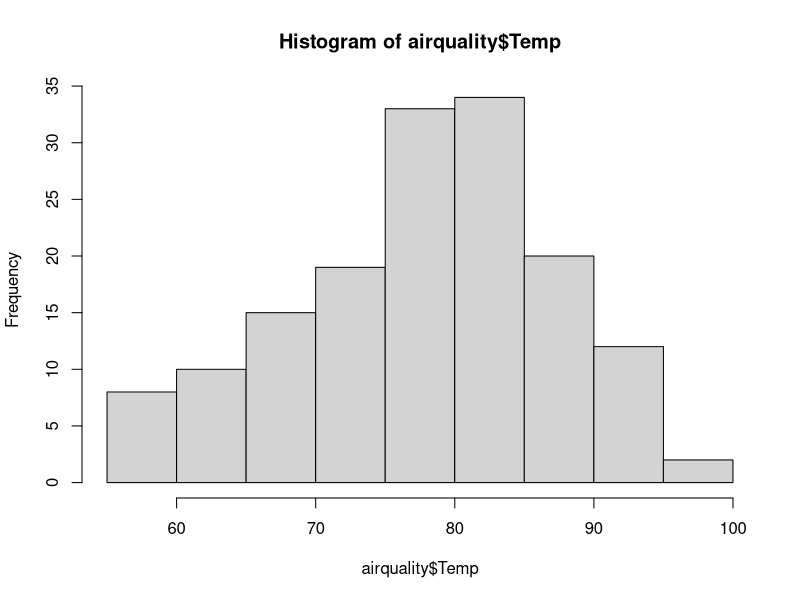
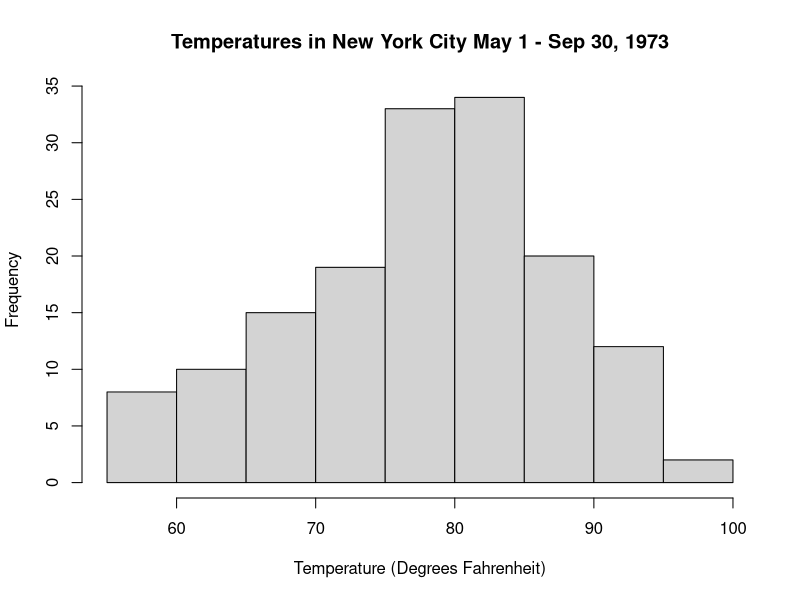
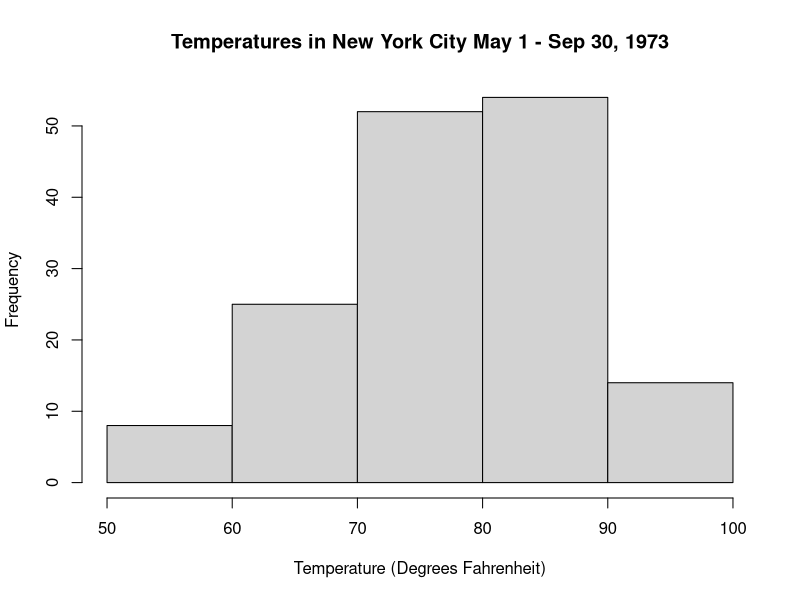
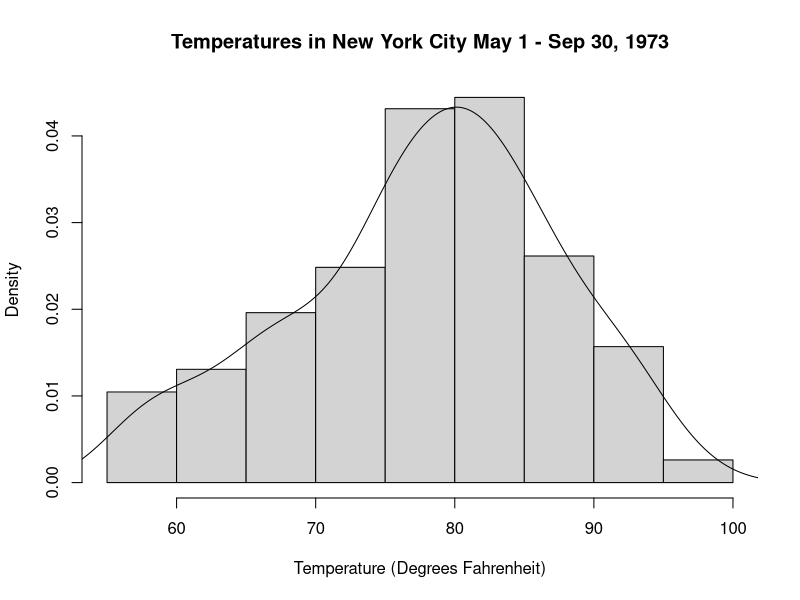
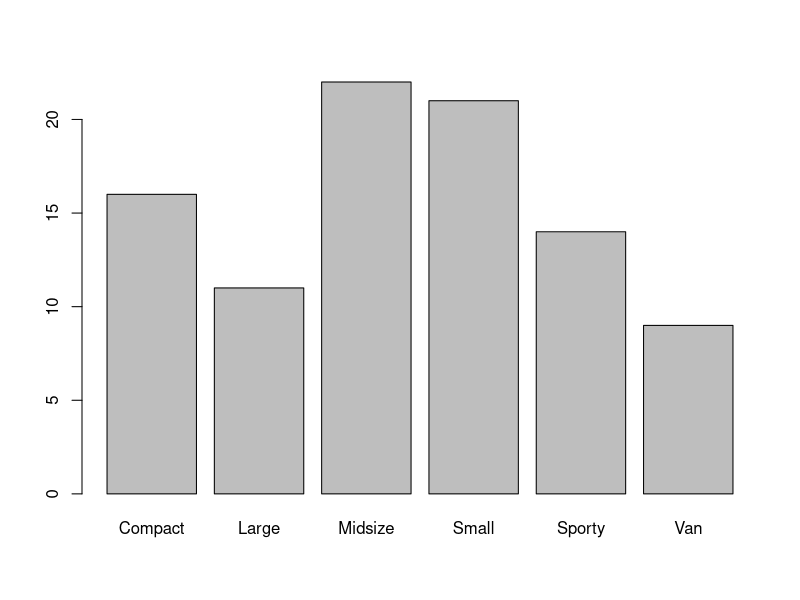
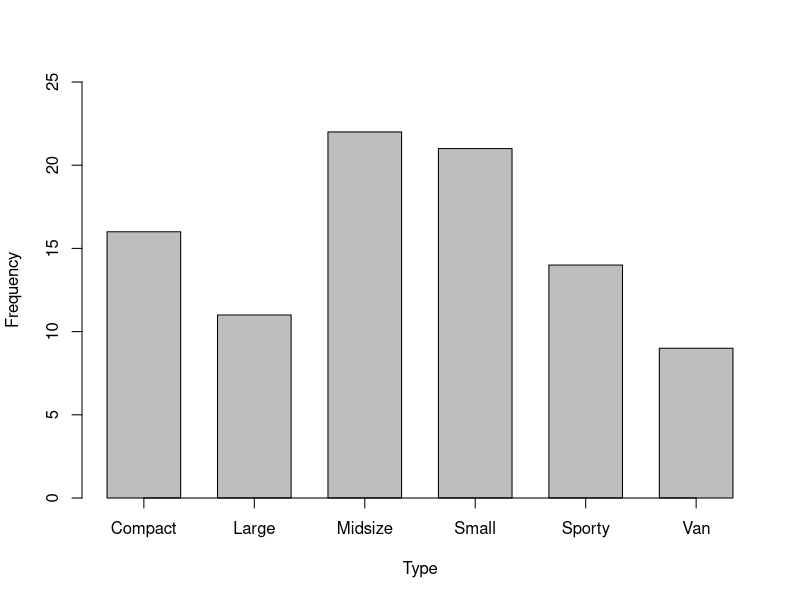
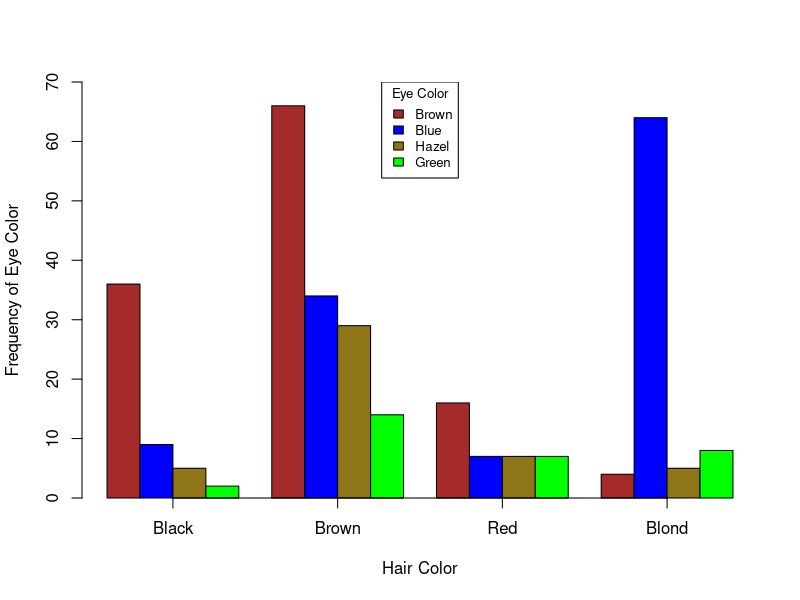
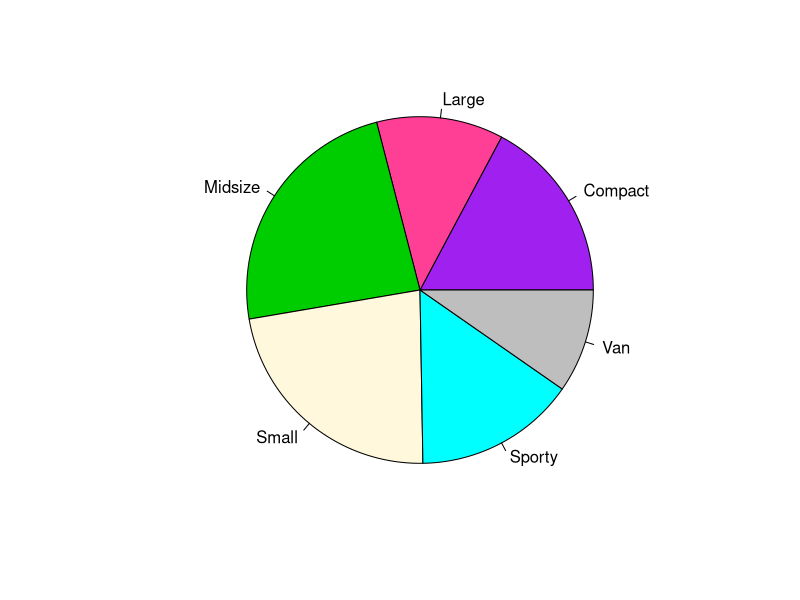

R code for these plots, in order:
# Chapter 3

## Base R
### Histograms
library(datasets)
head(airquality)

hist(airquality$Temp)

hist(airquality$Temp, xlab = "Temperature (Degrees Fahrenheit)",
     main = "Temperatures in New York City May 1 - Sep 30, 1973")

hist(airquality$Temp, xlab = "Temperature (Degrees Fahrenheit)",
     main = "Temperatures in New York City May 1 - Sep 30, 1973",
     breaks = 4)

### Density plots
hist(airquality$Temp, xlab = "Temperature (Degrees Fahrenheit)",
     main = "Temperatures in New York City May 1 - Sep 30, 1973",
     probability = TRUE)

lines(density(airquality$Temp))

density(airquality$Temp)

### Bar plots
library(MASS)
head(Cars93[1:3])

table(Cars93$Type)
barplot(table(Cars93$Type))

barplot(table(Cars93$Type), ylim = c(0,25),
        xlab = "Type", ylab = "Frequency",
        axis.lty = "solid",
        space=.5)

### Grouping the bars
library(datasets)
females <- HairEyeColor[, , 2]
females

color.names <- c("brown", "blue", "#8e7618", "green")

t(females)
barplot(t(females), beside = T, ylim = c(0,70),
        xlab = "Hair Color", ylab = "Frequency of Eye Color",
        col = color.names,
        axis.lty="solid")
legend("top", rownames(t(females)),
       cex=0.8,
       fill=color.names, title="Eye Color")

### Pie graphs
library(MASS)
pie(table(Cars93$Type), radius = 0.9,
    col = c("purple", "violetred1", "green3", "cornsilk", "cyan", "grey"))
table(Cars93$Type)

### Scatterplots
library(datasets)
plot(airquality$Ozone, airquality$Temp,
     pch = 16,
     xlab = "Ozone (ppb)", ylab = "Temperature (degrees F)",
     main = "Temperature vs Ozone")

### Scatterplot matrix
library(datasets)
Ozone_Temp_Wind <- subset(airquality, select = c(Ozone, Temp, Wind))
head(Ozone_Temp_Wind)

pairs(Ozone_Temp_Wind, pch = 4)

### Box plots
library(datasets)
boxplot(Temp ~ Month, data = airquality, xaxt = "n")
axis(1, at = 1:5, labels = c("May", "Jun", "Jul", "Aug", "Sep"))

## ggplot2
library(ggplot2)
library(datasets)
ggplot(airquality, aes(x = Temp))

ggplot(airquality, aes(x = Temp)) +
  geom_histogram()

### Histograms
ggplot(airquality, aes(x = Temp)) +
  geom_histogram(bins = 10, color = "black", fill = "grey80") +
  theme_bw() +
  labs(x = "Temperature (Fahrenheit)", y = "Frequency",
       title = "Temperatures in the airquality Data Frame")

### Bar plots
library(MASS)
ggplot(Cars93, aes(x = Type)) +
  geom_bar() +
  labs(y = "Frequency", title = "Car Type and Frequency in Cars93")

### Grouping bar plots
Type_Origin <- subset(Cars93, select = c(Type, Origin))
ggplot(Type_Origin, aes(x = Type, fill = Origin)) +
  geom_bar(position = "dodge", color = "black") +
  scale_fill_grey(start = 0.5, end = 1)

ggplot(Type_Origin, aes(x = Type)) +
  geom_bar(position = "dodge", color = "black",
           aes(fill = Origin))

### Stacked bar plot
library(datasets)
females <- HairEyeColor[, , 2]
females

str(females)

females_df <- data.frame(females)
head(females_df)

str(females_df)

library(ggplot2)
ggplot(females_df, aes(x = Hair, y = Freq, fill = Eye)) +
  geom_bar(position = "dodge", color = "black",
           stat = "identity") +
  scale_fill_grey(start = 0, end = 1)

### Scatterplots
library(MASS)
ggplot(Cars93, aes(x = Price, y = Length)) +
  geom_point()

ggplot(Cars93, aes(x = Price, y = Length, color = Origin)) +
  geom_point(size = 3) +
  scale_color_grey(start = 0, end = 0.5)

library(datasets)
library(tidyr)

airquality_noNA <- drop_na(airquality)
meanOzone <- mean(airquality_noNA$Ozone)
OzoneLevel <- NULL

for(i in 1:nrow(airquality_noNA)) {
  if (airquality_noNA$Ozone[i] <= meanOzone) 
    {OzoneLevel[i] <- "Low level"}
  else
  {OzoneLevel[i] <- "High level"}
  }

df <- cbind(airquality_noNA, OzoneLevel)
head(df)

library(ggplot2)
ggplot(df, aes(x = Wind, y = Temp, color = OzoneLevel)) +
  geom_point(size = 2) +
  scale_color_hue(h = c(10,200))


### 3-Dimensional scatterplot
library(scatterplot3d)
with(airquality,
     scatterplot3d(Temp ~ Wind + Ozone, pch = 19))

### Scatterplot matrix
library(datasets)
library(tidyr)
airquality_noNA <- drop_na(airquality)
subset_a <- subset(airquality_noNA, 
                   select = c(Ozone, Wind, Temp, Solar.R))

library(ggplot2)
library(GGally)
ggpairs(subset_a)

### Box plots
ggplot(airquality, aes(x=as.factor(Month), y=Temp)) +
  geom_boxplot()

ggplot(airquality, aes(x = as.factor(Month), y = Temp)) +
  geom_boxplot() +
  geom_point() +
  labs(y = "Temperature", x = "Month") +
  scale_x_discrete(labels = c("May", "Jun", "Jul", "Aug", "Sep"))
